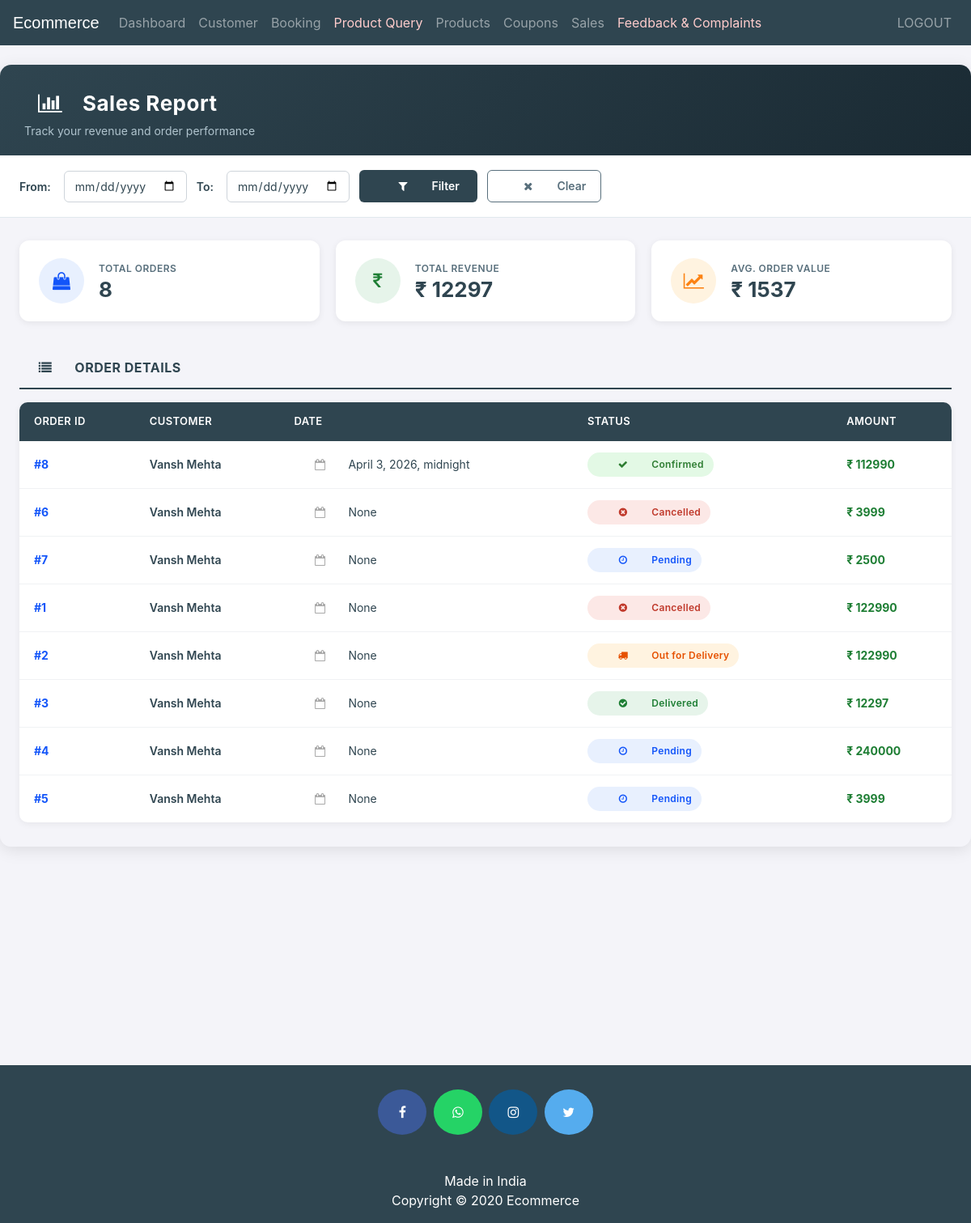
The page /admin-sales-report (signed in) on the database its author committed.
### ecom/models.py (models this page shows, shortened)
class Order(models.Model):
    STATUS =(
        ('Pending','Pending'),
        ('Order Confirmed','Order Confirmed'),
        ('Out for Delivery','Out for Delivery'),
        ('Delivered','Delivered'),
        ('Cancelled','Cancelled'),
    )
    customer=models.ForeignKey('Customer', on_delete=models.CASCADE,null=True)
    email = models.CharField(max_length=50,null=True)
    address = models.CharField(max_length=500,null=True)
    mobile = models.CharField(max_length=20,null=True)
    order_date= models.DateTimeField(auto_now_add=True,null=True)
    status=models.CharField(max_length=50,null=True,choices=STATUS, default='Pending')
    total_amount = models.PositiveIntegerField(default=0)
    delivered_date = models.DateTimeField(null=True, blank=True)

class Customer(models.Model):
    user=models.OneToOneField(User,on_delete=models.CASCADE)
    profile_pic= models.ImageField(upload_to='profile_pic/CustomerProfilePic/',null=True,blank=True)
    address = models.CharField(max_length=40)
    mobile = models.CharField(max_length=20,null=False)
    @property
    def get_name(self):
        return self.user.first_name+" "+self.user.last_name

### ecom/views.py (the view)
# urls.py: path('admin-sales-report', views.admin_sales_report_view, name='admin-sales-report'),
@login_required(login_url='adminlogin')
def admin_sales_report_view(request):
    from_date = request.GET.get('from_date')
    to_date = request.GET.get('to_date')
    orders = models.Order.objects.all().order_by('-order_date')
    if from_date:
        orders = orders.filter(order_date__gte=from_date)
    if to_date:
        orders = orders.filter(order_date__lte=to_date)
    total_revenue = sum(o.total_amount for o in orders if o.total_amount and o.status == 'Delivered')
    total_orders = orders.count()
    return render(request, 'ecom/admin_sales_report.html', {
        'orders': orders,
        'total_revenue': total_revenue,
        'total_orders': total_orders,
        'from_date': from_date or '',
        'to_date': to_date or '',
    })

### templates/ecom/admin_sales_report.html (shortened to what this page needs)
{% extends 'ecom/admin_base.html' %}
{% block content %}
<link rel="stylesheet" href="https://cdnjs.cloudflare.com/ajax/libs/font-awesome/4.7.0/css/font-awesome.min.css">
<div style="max-width:1200px; margin: 30px auto; border-radius: 14px; overflow: hidden; box-shadow: 0 4px 20px rgba(0,0,0,0.1);">
  <div class="report-header">
    <div style="display:flex; justify-content:space-between; align-items:center; flex-wrap:wrap; gap:10px;">
      <div>
        <h2><i class="fa fa-bar-chart" style="margin-right:10px;"></i>Sales Report</h2>
        <p>Track your revenue and order performance</p>
      </div>
    </div>
  </div>
  <div class="filter-bar">
    <form method="GET" style="display:flex; align-items:center; flex-wrap:wrap; gap:12px; margin:0;">
      <label>From:</label>
      <input type="date" name="from_date" value="{{ from_date }}">
      <label>To:</label>
      <input type="date" name="to_date" value="{{ to_date }}">
      <button type="submit" class="btn-filter"><i class="fa fa-filter"></i> Filter</button>
      <a href="{% url 'admin-sales-report' %}" class="btn-clear"><i class="fa fa-times"></i> Clear</a>
    </form>
  </div>
  <div style="background:#F4F4F9; padding: 4px 0;">
    <div class="stats-row">
      <div class="stat-card">
        <div class="stat-icon blue"><i class="fa fa-shopping-bag"></i></div>
        <div>
          <div class="stat-label">Total Orders</div>
          <div class="stat-value">{{ total_orders }}</div>
        </div>
      </div>
      <div class="stat-card">
        <div class="stat-icon green"><i class="fa fa-inr"></i></div>
        <div>
          <div class="stat-label">Total Revenue</div>
          <div class="stat-value">&#8377; {{ total_revenue }}</div>
        </div>
      </div>
      <div class="stat-card">
        <div class="stat-icon orange"><i class="fa fa-line-chart"></i></div>
        <div>
          <div class="stat-label">Avg. Order Value</div>
          <div class="stat-value">
            &#8377; {% if total_orders %}{% widthratio total_revenue total_orders 1 %}{% else %}0{% endif %}
          </div>
        </div>
      </div>
    </div>
  </div>
  <div class="table-section" style="background:#F4F4F9;">
    <div class="section-title"><i class="fa fa-list"></i> Order Details</div>
    {% if orders %}
    <table class="report-table">
      <thead>
        <tr>
          <th>Order ID</th>
          <th>Customer</th>
          <th>Date</th>
          <th>Status</th>
          <th>Amount</th>
        </tr>
      </thead>
      <tbody>
      {% for order in orders %}
        <tr>
          <td><span class="order-id">#{{ order.id }}</span></td>
          <td><span class="customer-name">{{ order.customer.get_name|default:"N/A" }}</span></td>
          <td><i class="fa fa-calendar-o" style="color:#aaa; margin-right:5px;"></i>{{ order.order_date }}</td>
          <td>
            {% if order.status == 'Delivered' %}
              <span class="badge-status badge-delivered"><i class="fa fa-check-circle"></i> Delivered</span>
            {% elif order.status == 'Pending' %}
              <span class="badge-status badge-pending"><i class="fa fa-clock-o"></i> Pending</span>
            {% elif order.status == 'Cancelled' %}
              <span class="badge-status badge-cancelled"><i class="fa fa-times-circle"></i> Cancelled</span>
            {% elif order.status == 'Order Confirmed' %}
              <span class="badge-status badge-confirmed"><i class="fa fa-check"></i> Confirmed</span>
            {% elif order.status == 'Out for Delivery' %}
              <span class="badge-status badge-delivery"><i class="fa fa-truck"></i> Out for Delivery</span>
            {% else %}
              <span class="badge-status badge-return"><i class="fa fa-refresh"></i> {{ order.status }}</span>
            {% endif %}
          </td>
          <td><span class="amount">&#8377; {{ order.total_amount }}</span></td>
        </tr>
      {% endfor %}
      </tbody>
    </table>
    {% else %}
    <div class="empty-state" style="background:#fff; border-radius:10px;">
      <div><i class="fa fa-bar-chart"></i></div>
      <h4 style="color:#2F4550; font-weight:700;">No orders found</h4>
      <p>Try adjusting the date range filter.</p>
    </div>
    {% endif %}
  </div>
</div>
<br><br>
{% endblock content %}

### templates/ecom/admin_base.html (style rules this page uses)
body { background-color: #F4F4F9; }
.fa { font-size: 23px; width: 60px; text-align: center; text-decoration: none; margin: 5px 2px; border-radius: 50%; }
p { text-align: center; }

### templates/ecom/admin_sales_report.html (style rules this page uses)
body { background-color: #F4F4F9; }
.report-header { background: linear-gradient(135deg, #2F4550 0%, #1a2a33 100%); color: #fff; padding: 30px 30px 20px 30px; margin-bottom: 0; }
.report-header h2 { font-size: 26px; font-weight: 700; margin: 0 0 5px 0; letter-spacing: 0.5px; }
.report-header p { margin: 0; color: #b0c4ce; font-size: 14px; text-align: left; }
.filter-bar { background: #fff; padding: 18px 24px; border-bottom: 1px solid #e1e8ed; display: flex; align-items: center; flex-wrap: wrap; gap: 12px; }
.filter-bar label { font-weight: 600; color: #2F4550; margin-bottom: 0; margin-right: 4px; font-size: 14px; }
.filter-bar input[type="date"] { border: 1px solid #ced4da; border-radius: 6px; padding: 7px 12px; font-size: 14px; color: #2F4550; outline: none; transition: border 0.2s; }
.btn-filter { background: #2F4550; color: #fff; border: none; border-radius: 6px; padding: 8px 22px; font-size: 14px; font-weight: 600; cursor: pointer; transition: background 0.2s; }
.btn-clear { background: transparent; color: #586F7C; border: 1px solid #586F7C; border-radius: 6px; padding: 7px 18px; font-size: 14px; font-weight: 600; text-decoration: none; display: inline-block; transition: all 0.2s; }
.stats-row { display: flex; gap: 20px; padding: 24px; flex-wrap: wrap; }
.stat-card { flex: 1; min-width: 180px; background: #fff; border-radius: 12px; padding: 22px 24px; display: flex; align-items: center; gap: 18px; box-shadow: 0 2px 8px rgba(0,0,0,0.07); transition: box-shadow 0.2s; }
.stat-icon { width: 56px; height: 56px; border-radius: 50%; display: flex; align-items: center; justify-content: center; font-size: 22px; flex-shrink: 0; }
.stat-icon.blue { background: #e8f0fe; color: #1355f9; }
.stat-icon.green { background: #e6f4ea; color: #1e7e34; }
.stat-icon.orange { background: #fff3e0; color: #FC8213; }
.stat-label { font-size: 12px; font-weight: 600; color: #586F7C; text-transform: uppercase; letter-spacing: 0.5px; margin-bottom: 4px; }
.stat-value { font-size: 26px; font-weight: 700; color: #2F4550; line-height: 1; }
.table-section { padding: 0 24px 30px 24px; }
.section-title { font-size: 16px; font-weight: 700; color: #2F4550; text-transform: uppercase; letter-spacing: 0.5px; padding: 16px 0 12px 0; border-bottom: 2px solid #2F4550; margin-bottom: 16px; }
.report-table { width: 100%; border-collapse: collapse; background: #fff; border-radius: 10px; overflow: hidden; box-shadow: 0 2px 8px rgba(0,0,0,0.06); }
.report-table thead tr { background: #2F4550; color: #fff; }
.report-table thead th { padding: 14px 18px; font-size: 13px; font-weight: 600; letter-spacing: 0.4px; text-transform: uppercase; }
.report-table tbody tr { border-bottom: 1px solid #f0f2f4; transition: background 0.15s; }
.report-table tbody td { padding: 14px 18px; font-size: 14px; color: #2F4550; vertical-align: middle; }
.report-table tbody tr:last-child { border-bottom: none; }
.order-id { font-weight: 700; color: #1355f9; }
.customer-name { font-weight: 600; }
.amount { font-weight: 700; color: #1e7e34; }
.badge-status { display: inline-block; padding: 4px 12px; border-radius: 20px; font-size: 12px; font-weight: 600; letter-spacing: 0.3px; }
.badge-delivered { background: #e6f4ea; color: #1e7e34; }
.badge-pending { background: #e8f0fe; color: #1355f9; }
.badge-cancelled { background: #fce8e6; color: #c0392b; }
.badge-confirmed { background: #e3f9e5; color: #2e7d32; }
.badge-delivery { background: #fff3e0; color: #e65100; }

### rows shown on the page
Order: id "8", customer.get_name "Vansh Mehta", order_date "April 3, 2026, midnight", status "Order Confirmed" (drawn), total_amount "112990"
Order: id "6", customer.get_name "Vansh Mehta", order_date "None", status "Cancelled" (drawn), total_amount "3999"
Order: id "7", customer.get_name "Vansh Mehta", order_date "None", status "Pending" (drawn), total_amount "2500"
Order: id "1", customer.get_name "Vansh Mehta", order_date "None", status "Cancelled" (drawn), total_amount "122990"
Order: id "2", customer.get_name "Vansh Mehta", order_date "None", status "Out for Delivery" (drawn), total_amount "122990"
Order: id "3", customer.get_name "Vansh Mehta", order_date "None", status "Delivered" (drawn), total_amount "12297"
Order: id "4", customer.get_name "Vansh Mehta", order_date "None", status "Pending" (drawn), total_amount "240000"
Order: id "5", customer.get_name "Vansh Mehta", order_date "None", status "Pending" (drawn), total_amount "3999"

### other values the page prints
{{ total_orders }} "8"
{{ total_revenue }} "12297"
